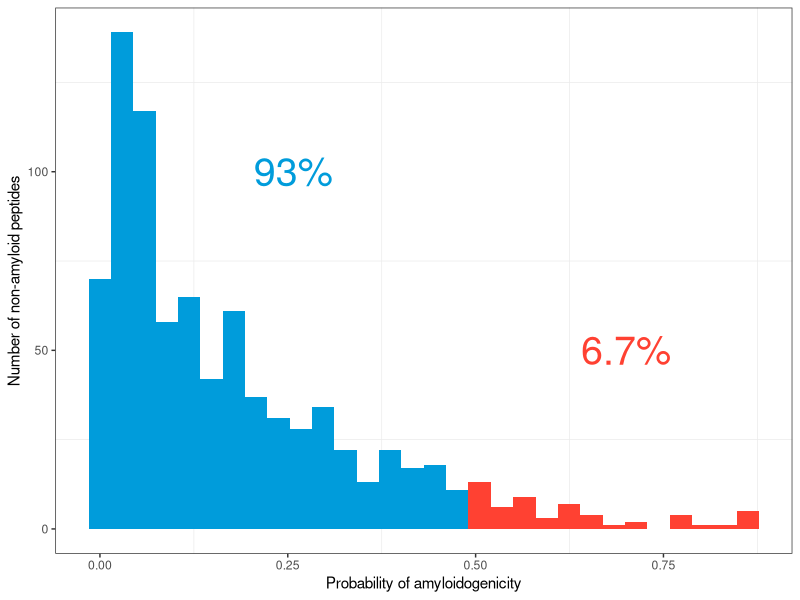
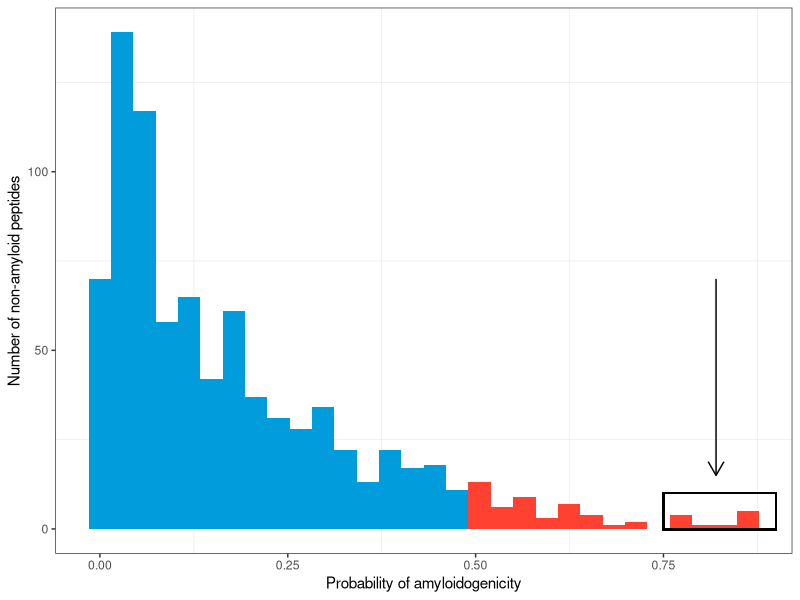
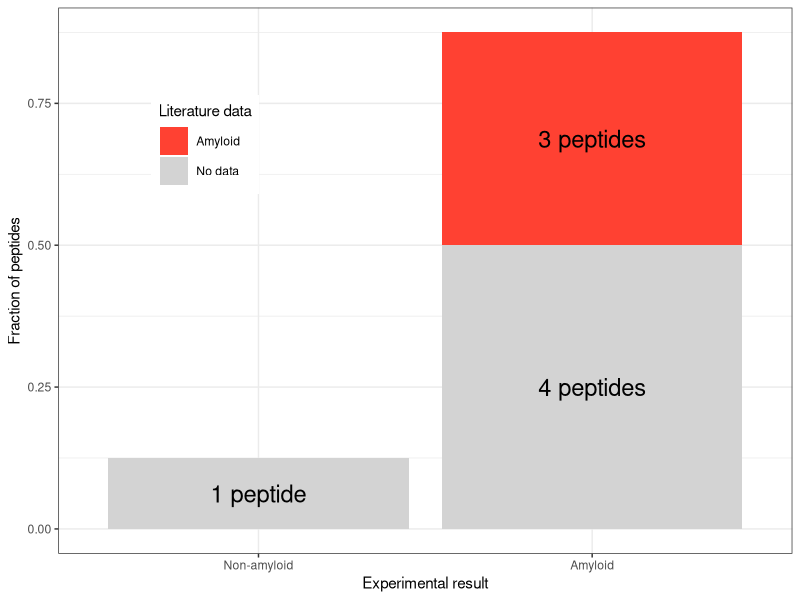

Reproduce these figures in R, in order.
library(ggplot2)
library(dplyr)

preds <- read.csv("negative_preds.csv")
pred_freq <- (as.vector(table(preds[["Probability"]] > 0.5)/nrow(preds))*100) %>% 
  formatC(digits = 2) %>% 
  paste0("%") %>% 
  data.frame(label = ., y = c(100, 50), x = c(0.25, 0.7), class = c("a", "b"))



cairo_ps(filename = "negative_hist.eps", width = 3*0.9, height = 3*0.9, pointsize = 24)
ggplot(preds, aes(x = Probability)) +
  geom_histogram(fill = rgb(0, 156, 219, maxColorValue = 255)) +
  geom_histogram(data = filter(preds, Probability > 0.5), 
                 fill = rgb(255, 65, 50, maxColorValue = 255)) +
  scale_x_continuous("Probability of amyloidogenicity") +
  scale_y_continuous("Number of non-amyloid peptides") +
  geom_text(data = pred_freq, aes(x = x, y = y, label = label, color = class), size = 10) +
  theme_bw() +
  scale_color_manual(values = c(rgb(0, 156, 219, maxColorValue = 255),
                                rgb(255, 65, 50, maxColorValue = 255))) +
  guides(color = FALSE) +
  theme(panel.grid.major = element_blank())
dev.off()



# peptides of interest --------------------------------
arrow_df <- data.frame(x = c(0.82, 0.82), y = c(70, 15))

cairo_ps(filename = "negative_hist_poi.eps", width = 3*0.9, height = 3*0.9, pointsize = 24)
ggplot(preds, aes(x = Probability)) +
  geom_histogram(fill = rgb(0, 156, 219, maxColorValue = 255)) +
  geom_histogram(data = filter(preds, Probability > 0.5), 
                 fill = rgb(255, 65, 50, maxColorValue = 255)) +
  scale_x_continuous("Probability of amyloidogenicity") +
  scale_y_continuous("Number of non-amyloid peptides") +
  geom_rect(xmin = 0.75, xmax = 0.9, ymin = -0.2, ymax = 10, color = "black", fill = NA) +
  geom_line(data = arrow_df, aes(x = x, y = y), arrow=arrow(length=unit(4, "mm"))) +
  theme_bw() +
  guides(color = FALSE) +
  theme(panel.grid.major = element_blank())
dev.off()

# results plot ------------------------------
ftir_res <- read.csv("ftir_amylogram_pasta2_literature.csv")

ftir_res_agg <- ftir_res %>% 
  group_by(amyl_db, amyl_ftir) %>% 
  summarise(count = n()) %>% 
  ungroup() %>% 
  mutate(amyl_db = factor(amyl_db, labels = c("Non-amyloid", "Amyloid")),
         amyl_ftir = factor(amyl_ftir, labels = c("Non-amyloid", "Amyloid"))) %>% 
  filter(amyl_db == "Non-amyloid",
         !is.na(amyl_ftir)) %>% 
  mutate(count = ifelse(count == 7, 4, count)) %>% 
  rbind(data.frame(amyl_db = "Non-amyloid", amyl_ftir = "Amyloid", count = 3)) %>% 
  mutate(frac = count/sum(count),
         count_nice = ifelse(count > 2, paste0(count, " peptides"), paste0(count, " peptide")),
         amyl_db = factor(c("No data", 
                            "No data", 
                            "Amyloid")))

cairo_ps(filename = "presentation_barlot.eps", width = 4, height = 2.7, pointsize = 24)
ggplot(ftir_res_agg, aes(x = amyl_ftir, y = frac, fill = amyl_db,
                         label = count_nice)) +
  geom_bar(stat = "identity") +
  geom_text(position = position_stack(vjust = 0.5), color = "black", size = 6) +
  scale_y_continuous("Fraction of peptides") +
  scale_x_discrete("Experimental result") +
  scale_fill_manual("Literature data", values = c(rgb(255, 65, 50, maxColorValue = 255), "lightgrey"),
                    na.value = "lightgrey") +
  theme_bw() +
  theme(legend.key.size = unit(0.3, "in"),
        legend.position=c(0.2, 0.75))
dev.off()
